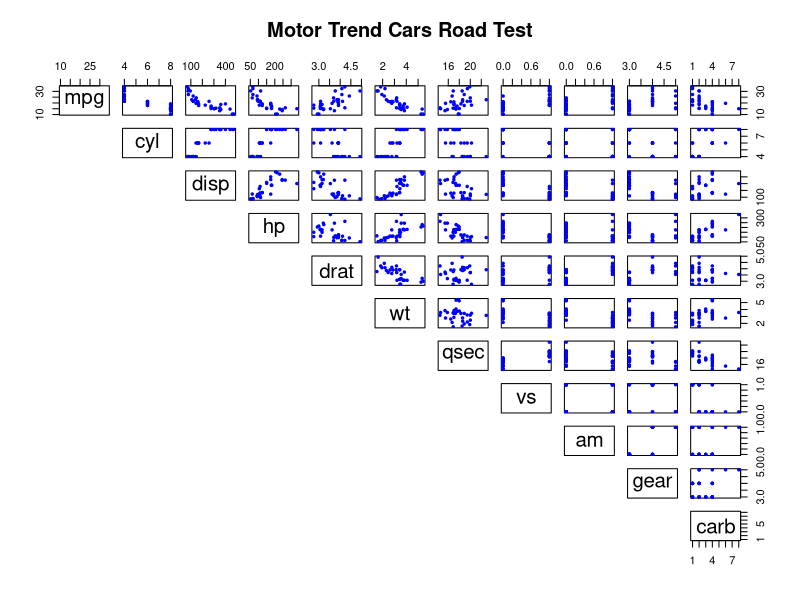
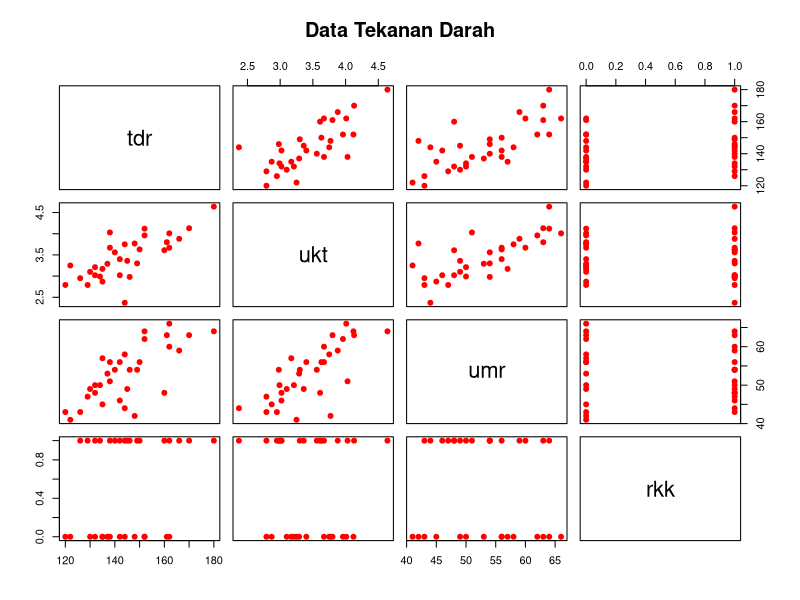
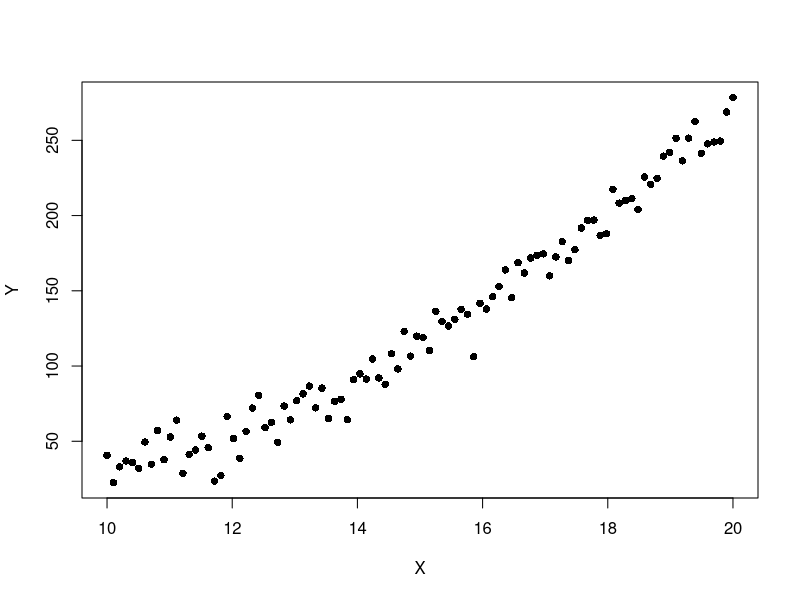
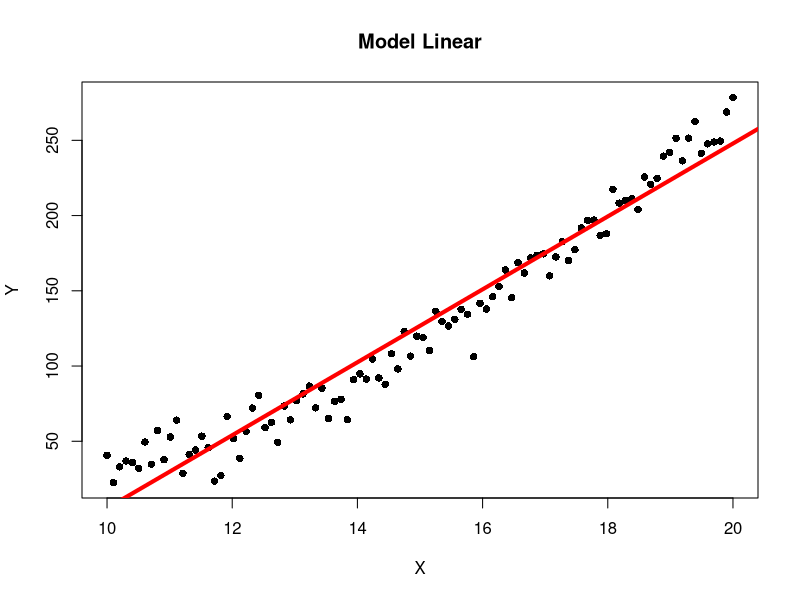
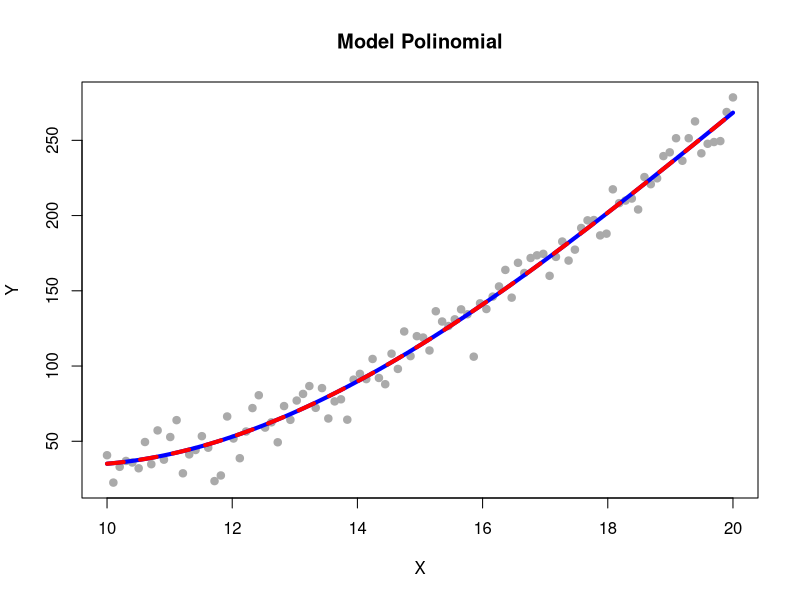

R code for these plots, in order:
##### Praktikum 9 Analisis Regresi Terapan ######
# Kamis, 21 April 2022, 10:10-11:20 WIB


# Regresi Stepwise Selection -------------------------------------

head(mtcars)
str(mtcars)

# Matriks scatterplot
pairs(mtcars, pch=19, cex=.5, col='blue', lower.panel=NULL,
      main='Motor Trend Cars Road Test')

# Sebelum melakukan regresi stepwise, data harus dijadikan dalam 
# bentuk dataframe terlebih dahulu dengan fungsi `dataframe()`.


# Membuat model intercept-only (hanya mengandung intercept)
intercept_only <- lm(mpg ~ 1, data=mtcars)

# Membuat model yang mengandung semua prediktor
all <- lm(mpg ~ ., data=mtcars)


# Melakukan regresi forward stepwise 
forward <- step(intercept_only, direction='forward', 
                scope=formula(all), trace=T)
# Hasil prosedur regresi forward stepwise
forward$anova
# Model akhir regresi stepwise forward
forward$coefficients
# Uji parsial dan simultan dari summary
summary(forward)

# Melakukan regresi backward stepwise 
backward <- step(all, direction='backward', scope=formula(all), 
                 trace=T)
# Hasil prosedur regresi backward stepwise
backward$anova
# Model akhir regresi stepwise backward
backward$coefficients
# Uji parsial dan simultan dari summary
summary(backward)

# Melakukan regresi forward-backward stepwise 
both <- step(intercept_only, direction='both', scope=formula(all), 
             trace=T)
# Hasil prosedur regresi forward-backward stepwise
both$anova
# Model akhir regresi stepwise forward-backward
both$coefficients
# Uji parsial dan simultan dari summary
summary(both)

# Dengan data contoh
td_data <- data.frame(
  'tdr' = c(135, 122, 130, 148, 146, 129, 162, 160, 144, 180, 166, 138, 
           152, 138, 140, 134, 145, 142, 135, 142, 150, 144, 137, 132, 
           149, 132, 120, 126, 161, 170, 152, 162), # Tekanan darah
  'ukt' = c(2.87, 3.25, 3.1, 3.77, 2.98, 2.79, 3.67, 3.61, 2.37, 4.64, 
            3.88, 4.03, 4.12, 3.67, 3.56, 2.99, 3.36, 3.02, 3.17, 3.40,
            3.63, 3.75, 3.29, 3.21, 3.30, 3.02, 2.79, 2.95, 3.80, 4.13, 
            3.96, 4.01), # Ukuran Tubuh
  'umr' = c(45, 41, 49, 42, 54, 47, 60, 48, 44, 64, 59, 51, 64, 56, 54, 
            50, 49, 46, 57, 56, 56, 58, 53, 50, 54, 48, 43, 43, 63, 63, 
            62, 66), # Umur
  'rkk' = c(0, 0, 0, 0, 1, 1, 1, 1, 1, 1, 1, 1, 0, 0, 1, 1, 1, 1, 0, 0, 
            1, 0, 0, 0, 1, 1, 0, 1, 0, 1, 0, 0) # Merokok (ya/tdk)
)

str(td_data)
pairs(td_data, pch=19, col='red', main='Data Tekanan Darah')

intersep_aja <- lm(tdr ~ 1, data=td_data)
semua <- lm(tdr ~ ., data=td_data)

forward1 <- step(intersep_aja, direction='forward', 
                scope=formula(semua), trace=T)
summary(forward1)
backward1 <- step(semua, direction='backward', 
                 scope=formula(intersep_aja), trace=T)
summary(backward1)





# Regresi Polinomial ---------------------------

# Membangkitkan data polinomial

# Y = b0 + b1X + b2X^2 + b3X^3 + e
# Membangkitkan nilai X dengan membuat barisan
X <- seq(10, 20, len=100) # Barisan sepanjang 100, antara 10 sampai 20
# Menentukan nilai beta
beta0 <- 2    # |
beta1 <- -4.5 # Ini hanya contoh, gak harus segini
beta2 <- 0.5  # tentukan sesuai kebutuhan
beta3 <- 0.02 # |
# Membangkitkan galat
set.seed(42) # Mengatur random seed, supaya jika diulang hasilnya sama
galat <- rnorm(100, 0, 10)

# Menentukan nilai Y berdasarkan persamaan
Y <- beta0 + beta1*X + beta2*X^2 + beta3*X^3 + galat
# Hasil data bangkitan
plot(X, Y, pch=16)

# Membuat model

# Coba dengan model linear
linear <- lm(Y~X)
# Plot dan fit garis dugaan
plot(X,Y, main='Model Linear', pch=16)
abline(linear, lwd=4, col='red')

# Model regresi polinomial
polinom <- lm(Y~poly(X,3))
summary(polinom)

polinom1 <- lm(Y~X+I(X^2)+I(X^3))
summary(polinom1)

# Plot dan garis dugaan
plot(X,Y, pch=19, col='#aaaaaa', main='Model Polinomial')
lines(X,fitted(polinom), lwd=4, lty=1, col='blue')
lines(X,fitted(polinom1), lwd=4, lty=2, col='red')
